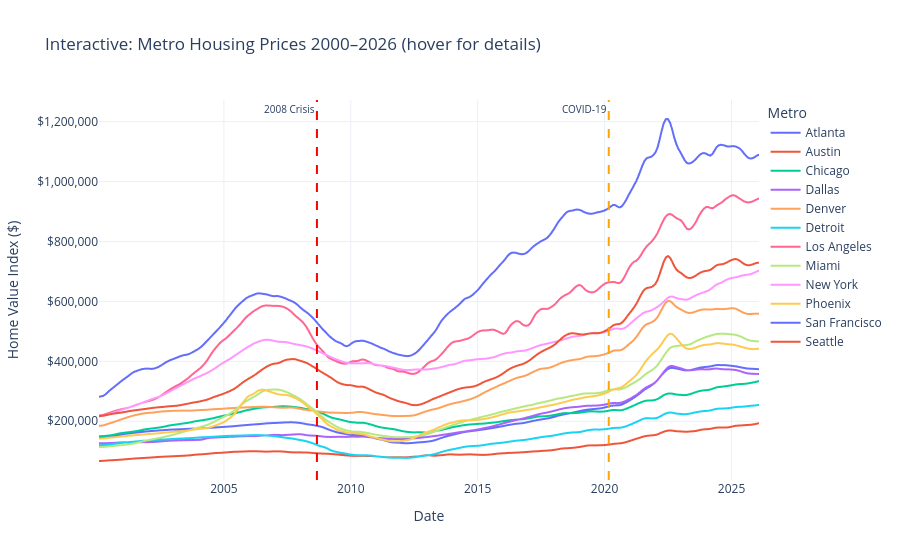

This figure's notebook cell:
### Code cell
# ── Fig 4: Interactive Plotly — Price Trajectories ───────────────────────────
interactive_df = zhvi_metro[zhvi_metro['RegionName'].isin(matched)].copy()
interactive_df['Metro'] = interactive_df['RegionName'].str.split(',').str[0]
#interactive_df['Date'] = interactive_df['RegionName'].to_string()

fig_plotly = px.line(
    interactive_df,
    x='Date', y='ZHVI',
    color='Metro',
    title='Interactive: Metro Housing Prices 2000–2026 (hover for details)',
    labels={'ZHVI': 'Home Value Index ($)', 'Date': 'Date'},
    template='plotly_white',
    height=560
)
fig_plotly.update_traces(line=dict(width=2))
fig_plotly.add_vline(x=pd.Timestamp('2008-09-01').timestamp()*1000, line_dash='dash', line_color='red', # plotly uses milliseconds, so we have to mult by 1000
                     annotation_text='2008 Crisis', 
                     annotation_position='top left', annotation_font_size=10)
# Fix for the COVID-19 line
fig_plotly.add_vline(x=pd.Timestamp('2020-03-01').timestamp()*1000, line_dash='dash', line_color='orange', 
                     annotation_text='COVID-19', 
                     annotation_position='top left', annotation_font_size=10)
fig_plotly.update_layout(
    yaxis_tickformat='$,.0f',
    legend=dict(orientation='v', x=1.01, y=1),
    hovermode='x unified'
)
fig_plotly.write_html(f'{FIGURES_DIR}/fig4_interactive_trajectories.html')
fig_plotly.show()
print('Figure 4 (interactive HTML) saved.')

### Figure 1 — Plotly figure (JSON) as saved in the notebook; plotly's stock layout.template omitted (floating-point values rounded to 4 significant figures; data arrays with more than 128 entries replaced by an {"elided": "..."} marker saying what was removed)
{"data": [{"hovertemplate": "Metro=Atlanta<br>Date=%{x}<br>Home Value Index ($)=%{y}<extra></extra>", "legendgroup": "Atlanta", "line": {"color": "#636efa", "dash": "solid", "width": 2}, "marker": {"symbol": "circle"}, "mode": "lines", "name": "Atlanta", "showlegend": true, "type": "scattergl", "x": {"elided": "313 str values"}, "xaxis": "x", "y": {"elided": "313 float values"}, "yaxis": "y"}, {"hovertemplate": "Metro=Austin<br>Date=%{x}<br>Home Value Index ($)=%{y}<extra></extra>", "legendgroup": "Austin", "line": {"color": "#EF553B", "dash": "solid", "width": 2}, "marker": {"symbol": "circle"}, "mode": "lines", "name": "Austin", "showlegend": true, "type": "scattergl", "x": {"elided": "313 str values"}, "xaxis": "x", "y": {"elided": "313 float values"}, "yaxis": "y"}, {"hovertemplate": "Metro=Chicago<br>Date=%{x}<br>Home Value Index ($)=%{y}<extra></extra>", "legendgroup": "Chicago", "line": {"color": "#00cc96", "dash": "solid", "width": 2}, "marker": {"symbol": "circle"}, "mode": "lines", "name": "Chicago", "showlegend": true, "type": "scattergl", "x": {"elided": "313 str values"}, "xaxis": "x", "y": {"elided": "313 float values"}, "yaxis": "y"}, {"hovertemplate": "Metro=Dallas<br>Date=%{x}<br>Home Value Index ($)=%{y}<extra></extra>", "legendgroup": "Dallas", "line": {"color": "#ab63fa", "dash": "solid", "width": 2}, "marker": {"symbol": "circle"}, "mode": "lines", "name": "Dallas", "showlegend": true, "type": "scattergl", "x": {"elided": "312 str values"}, "xaxis": "x", "y": {"elided": "312 float values"}, "yaxis": "y"}, {"hovertemplate": "Metro=Denver<br>Date=%{x}<br>Home Value Index ($)=%{y}<extra></extra>", "legendgroup": "Denver", "line": {"color": "#FFA15A", "dash": "solid", "width": 2}, "marker": {"symbol": "circle"}, "mode": "lines", "name": "Denver", "showlegend": true, "type": "scattergl", "x": {"elided": "313 str values"}, "xaxis": "x", "y": {"elided": "313 float values"}, "yaxis": "y"}, {"hovertemplate": "Metro=Detroit<br>Date=%{x}<br>Home Value Index ($)=%{y}<extra></extra>", "legendgroup": "Detroit", "line": {"color": "#19d3f3", "dash": "solid", "width": 2}, "marker": {"symbol": "circle"}, "mode": "lines", "name": "Detroit", "showlegend": true, "type": "scattergl", "x": {"elided": "313 str values"}, "xaxis": "x", "y": {"elided": "313 float values"}, "yaxis": "y"}, {"hovertemplate": "Metro=Los Angeles<br>Date=%{x}<br>Home Value Index ($)=%{y}<extra></extra>", "legendgroup": "Los Angeles", "line": {"color": "#FF6692", "dash": "solid", "width": 2}, "marker": {"symbol": "circle"}, "mode": "lines", "name": "Los Angeles", "showlegend": true, "type": "scattergl", "x": {"elided": "313 str values"}, "xaxis": "x", "y": {"elided": "313 float values"}, "yaxis": "y"}, {"hovertemplate": "Metro=Miami<br>Date=%{x}<br>Home Value Index ($)=%{y}<extra></extra>", "legendgroup": "Miami", "line": {"color": "#B6E880", "dash": "solid", "width": 2}, "marker": {"symbol": "circle"}, "mode": "lines", "name": "Miami", "showlegend": true, "type": "scattergl", "x": {"elided": "313 str values"}, "xaxis": "x", "y": {"elided": "313 float values"}, "yaxis": "y"}, {"hovertemplate": "Metro=New York<br>Date=%{x}<br>Home Value Index ($)=%{y}<extra></extra>", "legendgroup": "New York", "line": {"color": "#FF97FF", "dash": "solid", "width": 2}, "marker": {"symbol": "circle"}, "mode": "lines", "name": "New York", "showlegend": true, "type": "scattergl", "x": {"elided": "313 str values"}, "xaxis": "x", "y": {"elided": "313 float values"}, "yaxis": "y"}, {"hovertemplate": "Metro=Phoenix<br>Date=%{x}<br>Home Value Index ($)=%{y}<extra></extra>", "legendgroup": "Phoenix", "line": {"color": "#FECB52", "dash": "solid", "width": 2}, "marker": {"symbol": "circle"}, "mode": "lines", "name": "Phoenix", "showlegend": true, "type": "scattergl", "x": {"elided": "311 str values"}, "xaxis": "x", "y": {"elided": "311 float values"}, "yaxis": "y"}, {"hovertemplate": "Metro=San Francisco<br>Date=%{x}<br>Home Value Index ($)=%{y}<extra></extra>", "legendgroup": "San Francisco", "line": {"color": "#636efa", "dash": "solid", "width": 2}, "marker": {"symbol": "circle"}, "mode": "lines", "name": "San Francisco", "showlegend": true, "type": "scattergl", "x": {"elided": "313 str values"}, "xaxis": "x", "y": {"elided": "313 float values"}, "yaxis": "y"}, {"hovertemplate": "Metro=Seattle<br>Date=%{x}<br>Home Value Index ($)=%{y}<extra></extra>", "legendgroup": "Seattle", "line": {"color": "#EF553B", "dash": "solid", "width": 2}, "marker": {"symbol": "circle"}, "mode": "lines", "name": "Seattle", "showlegend": true, "type": "scattergl", "x": {"elided": "313 str values"}, "xaxis": "x", "y": {"elided": "313 float values"}, "yaxis": "y"}], "layout": {"annotations": [{"font": {"size": 10}, "showarrow": false, "text": "2008 Crisis", "x": 1220227200000, "xanchor": "right", "xref": "x", "y": 1, "yanchor": "top", "yref": "y domain"}, {"font": {"size": 10}, "showarrow": false, "text": "COVID-19", "x": 1583020800000, "xanchor": "right", "xref": "x", "y": 1, "yanchor": "top", "yref": "y domain"}], "height": 560, "hovermode": "x unified", "legend": {"orientation": "v", "title": {"text": "Metro"}, "tracegroupgap": 0, "x": 1.01, "y": 1}, "shapes": [{"line": {"color": "red", "dash": "dash"}, "type": "line", "x0": 1220227200000, "x1": 1220227200000, "xref": "x", "y0": 0, "y1": 1, "yref": "y domain"}, {"line": {"color": "orange", "dash": "dash"}, "type": "line", "x0": 1583020800000, "x1": 1583020800000, "xref": "x", "y0": 0, "y1": 1, "yref": "y domain"}], "title": {"text": "Interactive: Metro Housing Prices 2000–2026 (hover for details)"}, "xaxis": {"anchor": "y", "domain": [0, 1], "title": {"text": "Date"}}, "yaxis": {"anchor": "x", "domain": [0, 1], "tickformat": "$,.0f", "title": {"text": "Home Value Index ($)"}}}}
